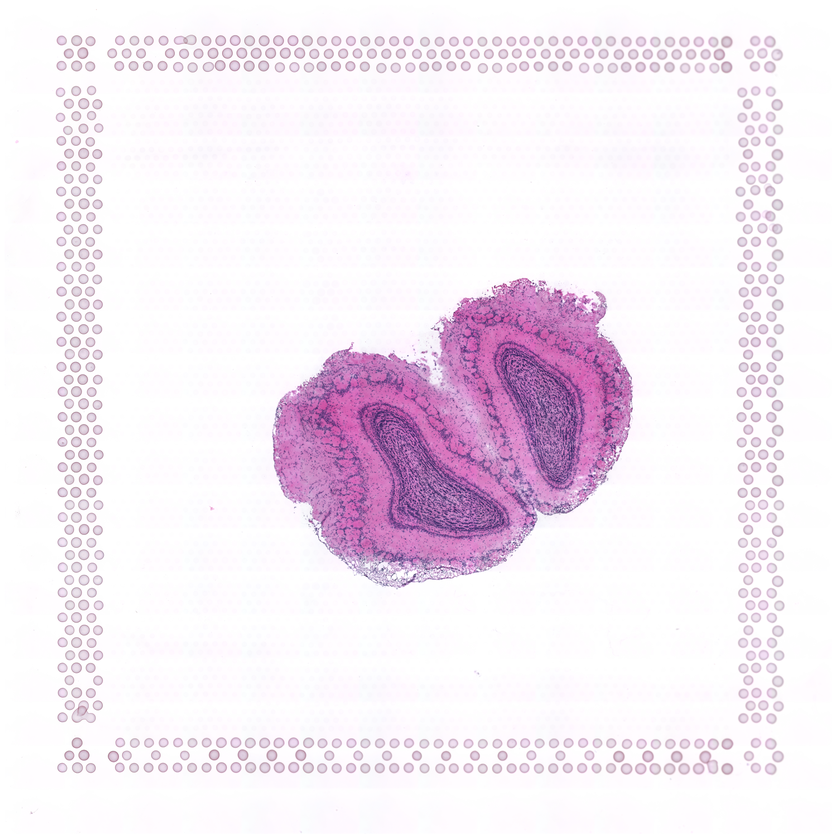
#> input picture groups/1/10/119.png, 840 x 840 px, shrunk from 2000 x 2000 before the run, found by its file name
$ python rgb_threshold.py
#> lines starting #> are read from the running program, lines starting #| are printed output that depends on the picture; after the words box and inside, x2 and y2 are one past the last pixel; in counts of white or black regions, pixels touching at a corner belong together

# img_bgr = cv2.imread("/media/huifang/data/fiducial/annotations/overlap_annotation/103.png")

import cv2
import numpy as np
import matplotlib.pyplot as plt
from sklearn.mixture import GaussianMixture

# 1. Load & convert the image
img_bgr = cv2.imread("/media/huifang/data/fiducial/annotations/overlap_annotation/119.png")
#> img_bgr is the input picture: shape (840, 840, 3); mean B, G, R 243.8, 234.5, 244.2
img_rgb = cv2.cvtColor(img_bgr, cv2.COLOR_BGR2RGB)
h, w = img_rgb.shape[:2]
#> h = 840; w = 840

# 2. Prepare pixel data for GMM
pixels = img_rgb.reshape(-1, 3).astype(np.float64)

# 3. Fit a 3-component Gaussian Mixture Model in RGB space
gmm = GaussianMixture(n_components=3, covariance_type='tied', random_state=0)
gmm.fit(pixels)
labels = gmm.predict(pixels).reshape(h, w)
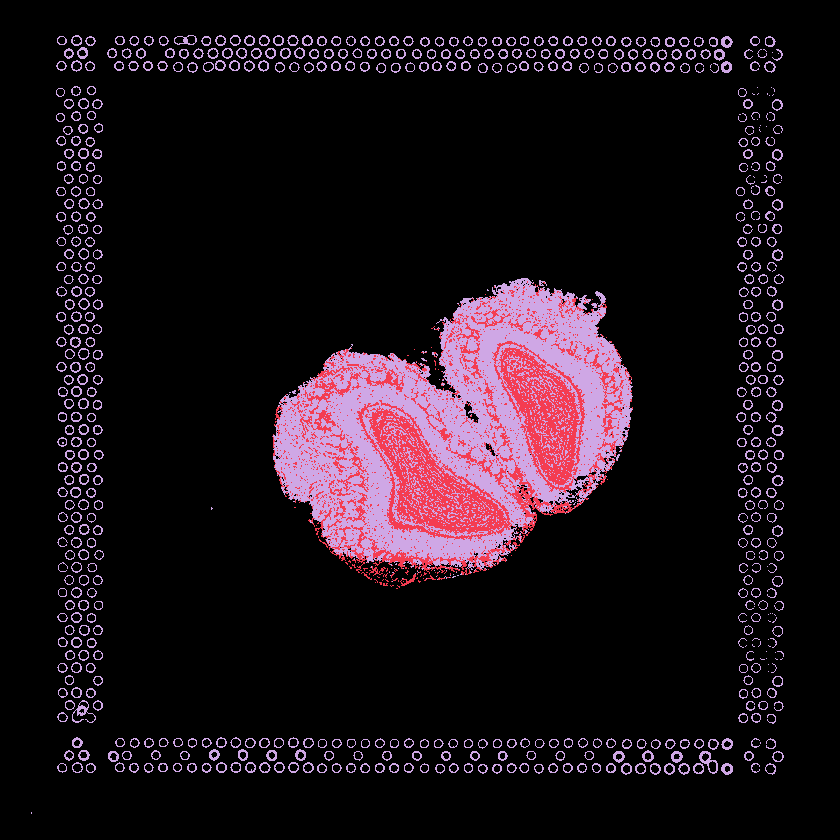
#> labels: shape (840, 840) int64; 3 distinct labels, from 0 to 2; one colour per label, 0 black

# 4. Define overlay colors for each cluster (R, G, B)
overlay_colors = {
    0: np.array([255,   0,   0]),   # red
    1: np.array([  0, 255,   0]),   # green
    2: np.array([  0,   0, 255]),   # blue
}

# 5. Blend the cluster colors onto the original image
alpha = 0.5  # transparency factor
overlay = img_rgb.astype(np.float64).copy()
for cls, color in overlay_colors.items():
    mask = (labels == cls)
    overlay[mask] = (1 - alpha) * overlay[mask] + alpha * color
#> this loop made 3 passes
#> pass 1, `mask = (labels == cls)`:
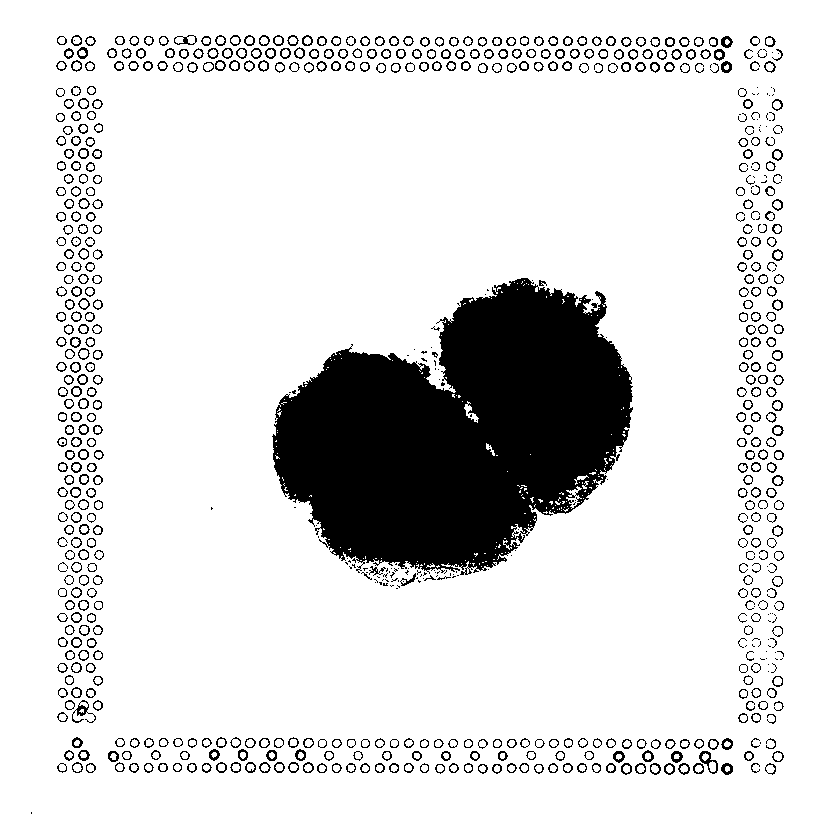
#> mask: shape (840, 840) bool; 86.9% white; 688 black regions (143 under 20 px), largest, box (x1, y1, x2, y2) and area: (272, 278, 633, 575) 70060, (72, 700, 96, 723) 154, (699, 751, 718, 774) 144
#> pass 2, `mask = (labels == cls)`:
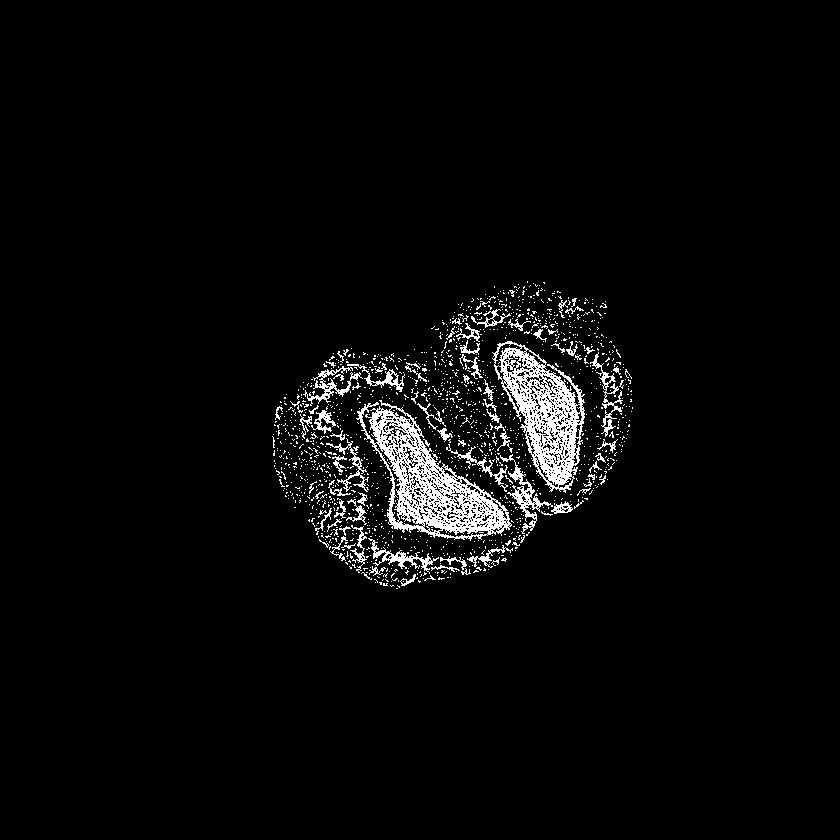
#> mask: shape (840, 840) bool; 3.5% white in thin lines or dots, all inside (x1, y1, x2, y2) = (272, 281, 633, 589)
#> pass 3, `mask = (labels == cls)`:
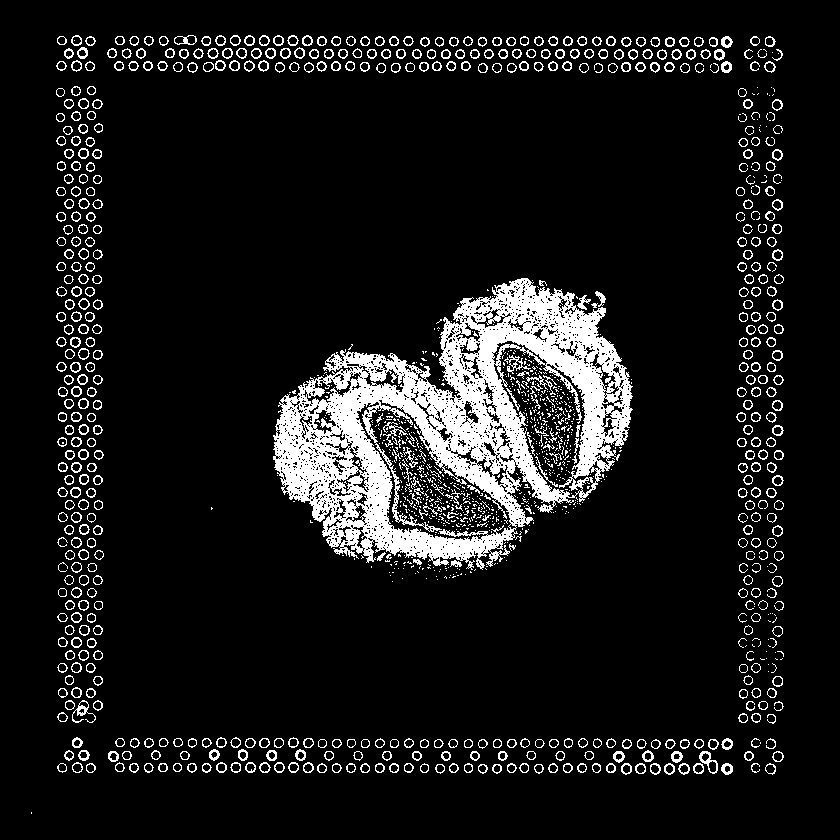
#> mask: shape (840, 840) bool; 9.7% white; 1357 white regions (781 under 20 px), largest, box (x1, y1, x2, y2) and area: (273, 278, 633, 570) 42105, (72, 700, 96, 723) 154, (383, 422, 408, 447) 148
#> after the loop:
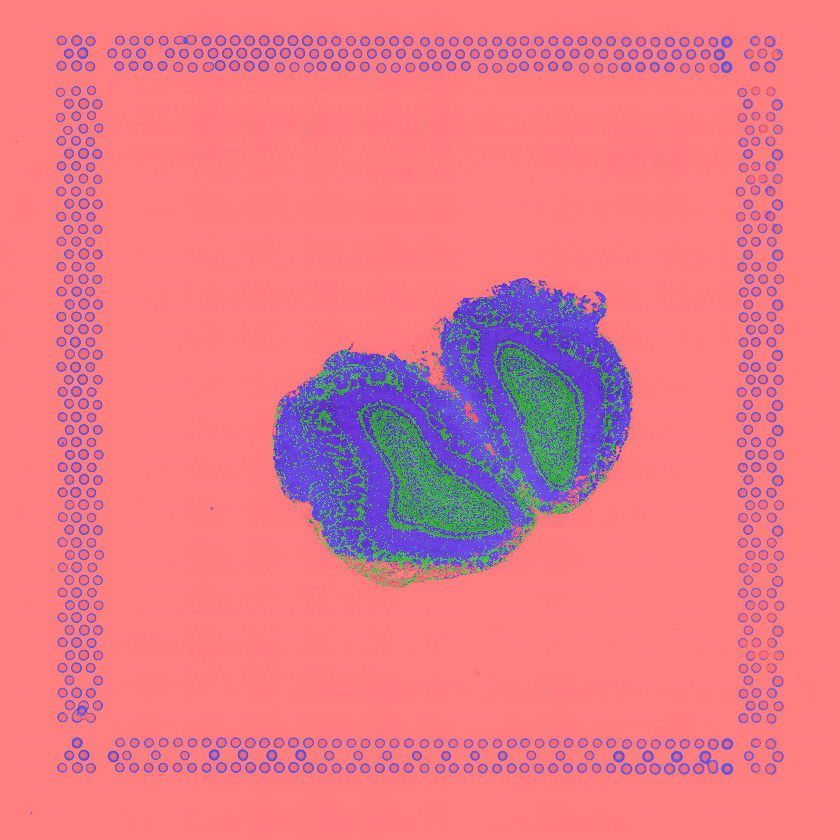
#> overlay: shape (840, 840, 3) float64; mean R, G, B 232.9, 121.7, 134.2

overlay = np.clip(overlay, 0, 255).astype(np.uint8)

# 6. Display original and overlay side by side
fig, (ax1, ax2) = plt.subplots(1, 2, figsize=(12, 6))
ax1.imshow(img_rgb)
ax1.set_title("Original Image")
ax1.axis("off")

ax2.imshow(overlay)
ax2.set_title("GMM (3-component) Overlay")
ax2.axis("off")

plt.tight_layout()
plt.show()
